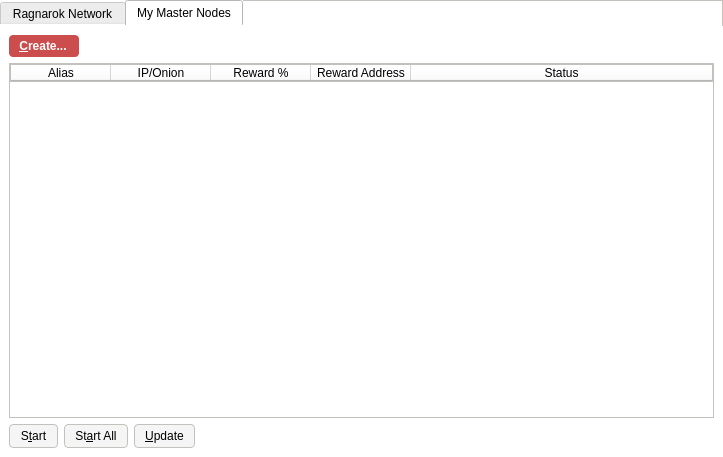
<?xml version="1.0" encoding="UTF-8"?>
<ui version="4.0">
 <class>MasternodeManager</class>
 <widget class="QWidget" name="MasternodeManager">
  <property name="geometry">
   <rect>
    <x>0</x>
    <y>0</y>
    <width>723</width>
    <height>457</height>
   </rect>
  </property>
  <property name="windowTitle">
   <string>Form</string>
  </property>
  <property name="styleSheet">
   <string notr="true">background-color: rgb(255, 255, 255);
border: 1px solid #c4c1bd;</string>
  </property>
  <layout class="QVBoxLayout" name="topLayout">
   <property name="leftMargin">
    <number>0</number>
   </property>
   <property name="topMargin">
    <number>0</number>
   </property>
   <property name="rightMargin">
    <number>0</number>
   </property>
   <property name="bottomMargin">
    <number>0</number>
   </property>
   <item>
    <layout class="QVBoxLayout" name="verticalLayout">
     <property name="bottomMargin">
      <number>0</number>
     </property>
     <item>
      <widget class="QTabWidget" name="tabWidget">
       <property name="styleSheet">
        <string notr="true">border: 0;</string>
       </property>
       <property name="currentIndex">
        <number>1</number>
       </property>
       <widget class="QWidget" name="tab">
        <attribute name="title">
         <string>Ragnarok Network</string>
        </attribute>
        <layout class="QGridLayout" name="gridLayout">
         <item row="1" column="0">
          <widget class="QTableWidget" name="tableWidgetMasternodes">
           <property name="styleSheet">
            <string notr="true">border: 1px solid #c4c1bd;</string>
           </property>
           <property name="editTriggers">
            <set>QAbstractItemView::NoEditTriggers</set>
           </property>
           <property name="alternatingRowColors">
            <bool>true</bool>
           </property>
           <property name="selectionBehavior">
            <enum>QAbstractItemView::SelectRows</enum>
           </property>
           <property name="sortingEnabled">
            <bool>true</bool>
           </property>
           <attribute name="horizontalHeaderStretchLastSection">
            <bool>true</bool>
           </attribute>
           <column>
            <property name="text">
             <string>Address</string>
            </property>
           </column>
           <column>
            <property name="text">
             <string>Protocol</string>
            </property>
           </column>
           <column>
            <property name="text">
             <string>Active</string>
            </property>
           </column>
           <column>
            <property name="text">
             <string>Active (secs)</string>
            </property>
           </column>
           <column>
            <property name="text">
             <string>Last Seen</string>
            </property>
           </column>
           <column>
            <property name="text">
             <string>Pubkey</string>
            </property>
           </column>
          </widget>
         </item>
         <item row="0" column="0">
          <layout class="QHBoxLayout" name="horizontalLayout_3">
           <property name="bottomMargin">
            <number>0</number>
           </property>
           <item>
            <widget class="QLabel" name="label_2">
             <property name="styleSheet">
              <string notr="true">border: 0;</string>
             </property>
             <property name="text">
              <string>Ragnarok Node Count:</string>
             </property>
            </widget>
           </item>
           <item>
            <widget class="QLabel" name="countLabel">
             <property name="styleSheet">
              <string notr="true">border: 0;</string>
             </property>
             <property name="text">
              <string>0</string>
             </property>
            </widget>
           </item>
           <item>
            <spacer name="horizontalSpacer_3">
             <property name="orientation">
              <enum>Qt::Horizontal</enum>
             </property>
             <property name="sizeHint" stdset="0">
              <size>
               <width>40</width>
               <height>20</height>
              </size>
             </property>
            </spacer>
           </item>
          </layout>
         </item>
        </layout>
       </widget>
       <widget class="QWidget" name="tab_2">
        <attribute name="title">
         <string>My Master Nodes</string>
        </attribute>
        <layout class="QGridLayout" name="gridLayout_2">
         <item row="0" column="0">
          <layout class="QVBoxLayout" name="verticalLayout_2">
           <property name="bottomMargin">
            <number>0</number>
           </property>
           <item>
            <layout class="QHBoxLayout" name="horizontalLayout">
             <item>
              <widget class="QPushButton" name="createButton">
               <property name="styleSheet">
                <string notr="true">background-color: rgb(203, 77, 77);
color: rgb(255, 255, 255);
border-radius: 4px;
border-color:  rgb(203, 77, 77);
font-weight: 600;
padding: 4px;
padding-left: 10px;
padding-right: 12px;
icon-size: 0;</string>
               </property>
               <property name="text">
                <string>&amp;Create...</string>
               </property>
              </widget>
             </item>
             <item>
              <spacer name="horizontalSpacer">
               <property name="orientation">
                <enum>Qt::Horizontal</enum>
               </property>
               <property name="sizeHint" stdset="0">
                <size>
                 <width>40</width>
                 <height>20</height>
                </size>
               </property>
              </spacer>
             </item>
            </layout>
           </item>
           <item>
            <widget class="QTableWidget" name="tableWidget_2">
             <property name="minimumSize">
              <size>
               <width>695</width>
               <height>0</height>
              </size>
             </property>
             <property name="styleSheet">
              <string notr="true">border: 1px solid #c4c1bd;</string>
             </property>
             <property name="editTriggers">
              <set>QAbstractItemView::NoEditTriggers</set>
             </property>
             <property name="alternatingRowColors">
              <bool>true</bool>
             </property>
             <property name="selectionMode">
              <enum>QAbstractItemView::SingleSelection</enum>
             </property>
             <property name="selectionBehavior">
              <enum>QAbstractItemView::SelectRows</enum>
             </property>
             <attribute name="horizontalHeaderStretchLastSection">
              <bool>true</bool>
             </attribute>
             <column>
              <property name="text">
               <string>Alias</string>
              </property>
             </column>
             <column>
              <property name="text">
               <string>IP/Onion</string>
              </property>
             </column>
             <column>
              <property name="text">
               <string>Reward %</string>
              </property>
             </column>
             <column>
              <property name="text">
               <string>Reward Address</string>
              </property>
             </column>
             <column>
              <property name="text">
               <string>Status</string>
              </property>
             </column>
            </widget>
           </item>
           <item>
            <layout class="QHBoxLayout" name="horizontalLayout_5">
             <property name="bottomMargin">
              <number>0</number>
             </property>
             <item>
              <widget class="QPushButton" name="startButton">
               <property name="styleSheet">
                <string notr="true">background-color: rgb(245, 245, 245);
border-radius: 4px;
border: 1px solid #c4c1bd;
font-weight: 400;
padding: 4px;
padding-left: 10px;
padding-right: 10px;</string>
               </property>
               <property name="text">
                <string>S&amp;tart</string>
               </property>
              </widget>
             </item>
             <item>
              <widget class="QPushButton" name="startAllButton">
               <property name="styleSheet">
                <string notr="true">background-color: rgb(245, 245, 245);
border-radius: 4px;
border: 1px solid #c4c1bd;
font-weight: 400;
padding: 4px;
padding-left: 10px;
padding-right: 10px;</string>
               </property>
               <property name="text">
                <string>St&amp;art All</string>
               </property>
              </widget>
             </item>
             <item>
              <widget class="QPushButton" name="UpdateButton">
               <property name="styleSheet">
                <string notr="true">background-color: rgb(245, 245, 245);
border-radius: 4px;
border: 1px solid #c4c1bd;
font-weight: 400;
padding: 4px;
padding-left: 10px;
padding-right: 10px;</string>
               </property>
               <property name="text">
                <string>&amp;Update</string>
               </property>
              </widget>
             </item>
             <item>
              <spacer name="horizontalSpacer_5">
               <property name="orientation">
                <enum>Qt::Horizontal</enum>
               </property>
               <property name="sizeHint" stdset="0">
                <size>
                 <width>40</width>
                 <height>20</height>
                </size>
               </property>
              </spacer>
             </item>
            </layout>
           </item>
          </layout>
         </item>
        </layout>
       </widget>
      </widget>
     </item>
    </layout>
   </item>
  </layout>
 </widget>
 <resources/>
 <connections/>
</ui>
